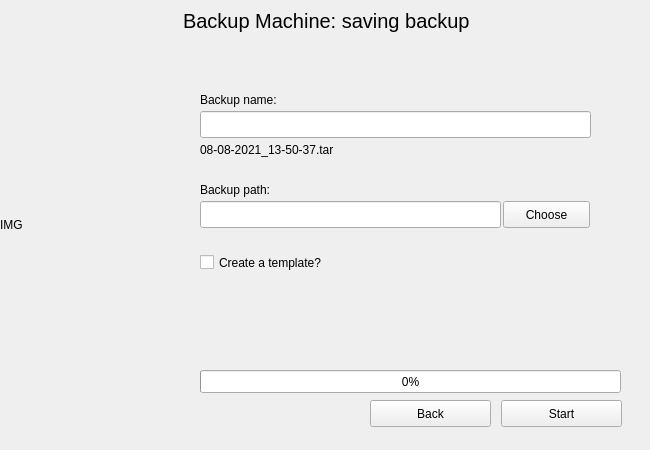
<?xml version="1.0" encoding="UTF-8"?>
<ui version="4.0">
 <class>Form</class>
 <widget class="QWidget" name="Form">
  <property name="geometry">
   <rect>
    <x>0</x>
    <y>0</y>
    <width>650</width>
    <height>450</height>
   </rect>
  </property>
  <property name="minimumSize">
   <size>
    <width>650</width>
    <height>450</height>
   </size>
  </property>
  <property name="maximumSize">
   <size>
    <width>650</width>
    <height>450</height>
   </size>
  </property>
  <property name="windowTitle">
   <string>Backup Machine</string>
  </property>
  <widget class="QLabel" name="bgrObject">
   <property name="geometry">
    <rect>
     <x>0</x>
     <y>0</y>
     <width>170</width>
     <height>450</height>
    </rect>
   </property>
   <property name="text">
    <string>&lt;html&gt;&lt;head/&gt;&lt;body&gt;&lt;p&gt;IMG&lt;/p&gt;&lt;/body&gt;&lt;/html&gt;</string>
   </property>
   <property name="scaledContents">
    <bool>true</bool>
   </property>
  </widget>
  <widget class="QLabel" name="savingBackupTitleLabel">
   <property name="geometry">
    <rect>
     <x>183</x>
     <y>5</y>
     <width>451</width>
     <height>31</height>
    </rect>
   </property>
   <property name="font">
    <font>
     <pointsize>15</pointsize>
    </font>
   </property>
   <property name="text">
    <string>Backup Machine: saving backup</string>
   </property>
  </widget>
  <widget class="QLabel" name="backupNameLabel">
   <property name="geometry">
    <rect>
     <x>200</x>
     <y>90</y>
     <width>391</width>
     <height>19</height>
    </rect>
   </property>
   <property name="text">
    <string>Backup name:</string>
   </property>
  </widget>
  <widget class="QLineEdit" name="backupNameLineEdit">
   <property name="geometry">
    <rect>
     <x>200</x>
     <y>111</y>
     <width>391</width>
     <height>27</height>
    </rect>
   </property>
  </widget>
  <widget class="QLabel" name="finalNameLabel">
   <property name="geometry">
    <rect>
     <x>200</x>
     <y>140</y>
     <width>391</width>
     <height>19</height>
    </rect>
   </property>
   <property name="text">
    <string>08-08-2021_13-50-37.tar</string>
   </property>
  </widget>
  <widget class="QLabel" name="backupPathLabel">
   <property name="geometry">
    <rect>
     <x>200</x>
     <y>180</y>
     <width>391</width>
     <height>19</height>
    </rect>
   </property>
   <property name="text">
    <string>Backup path:</string>
   </property>
  </widget>
  <widget class="QLineEdit" name="backupPathLineEdit">
   <property name="geometry">
    <rect>
     <x>200</x>
     <y>201</y>
     <width>301</width>
     <height>27</height>
    </rect>
   </property>
   <property name="readOnly">
    <bool>true</bool>
   </property>
  </widget>
  <widget class="QPushButton" name="choosePushButton">
   <property name="geometry">
    <rect>
     <x>503</x>
     <y>201</y>
     <width>87</width>
     <height>27</height>
    </rect>
   </property>
   <property name="text">
    <string>Choose</string>
   </property>
  </widget>
  <widget class="QCheckBox" name="createNewTemplateCheckBox">
   <property name="geometry">
    <rect>
     <x>200</x>
     <y>250</y>
     <width>391</width>
     <height>25</height>
    </rect>
   </property>
   <property name="text">
    <string>Create a template?</string>
   </property>
  </widget>
  <widget class="QPushButton" name="startPushButton">
   <property name="geometry">
    <rect>
     <x>501</x>
     <y>400</y>
     <width>121</width>
     <height>27</height>
    </rect>
   </property>
   <property name="text">
    <string>Start</string>
   </property>
  </widget>
  <widget class="QPushButton" name="backPushButton">
   <property name="geometry">
    <rect>
     <x>370</x>
     <y>400</y>
     <width>121</width>
     <height>27</height>
    </rect>
   </property>
   <property name="text">
    <string>Back</string>
   </property>
  </widget>
  <widget class="QProgressBar" name="progressBar">
   <property name="geometry">
    <rect>
     <x>200</x>
     <y>370</y>
     <width>421</width>
     <height>23</height>
    </rect>
   </property>
   <property name="value">
    <number>0</number>
   </property>
  </widget>
 </widget>
 <resources/>
 <connections/>
</ui>
